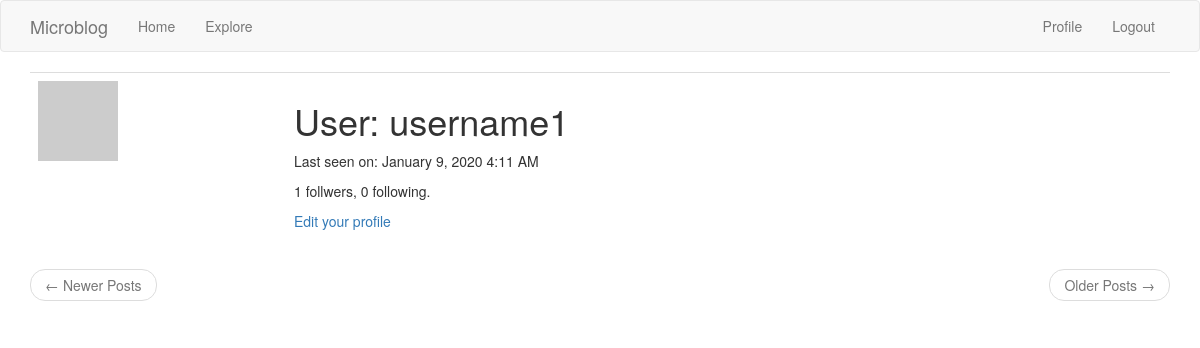
Before: /user/username1 (signed in) with the older database file.
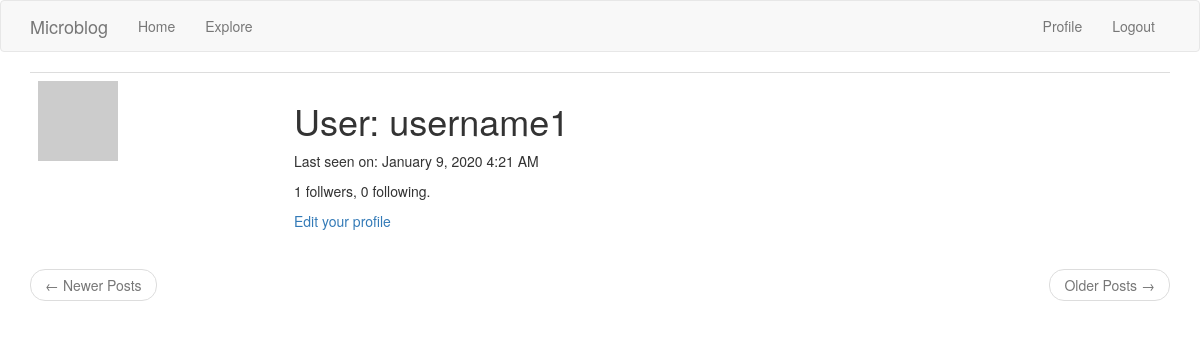
After: the same page with the newer database file.
### app/models.py (models this page shows, shortened)
class User(UserMixin, db.Model):
    id = db.Column(db.Integer, primary_key=True)
    username = db.Column(db.String(64), index=True, unique=True)
    email = db.Column(db.String(120), index=True, unique=True)
    password_hash = db.Column(db.String(128))
    about_me = db.Column(db.String(140))
    last_seen = db.Column(db.DateTime, default=datetime.utcnow)
    posts = db.relationship('Post', backref='author', lazy='dynamic')
    followed = db.relationship('User',
        secondary=followers,    # configures the association table that is used
        primaryjoin=(followers.c.follower_id == id),    # indicates the condition that links this to association table
        secondaryjoin=(followers.c.followed_id == id),  # indicates the condition that links other to association table
        backref=db.backref('followers', lazy='dynamic'),    # defines how the relationship will be accessed from this
        lazy='dynamic')
    def avatar(self, size):
        digest = md5(self.email.lower().encode('utf-8')).hexdigest()
        return 'https://www.gravatar.com/avatar/{}?d=identicon&s={}'.format(digest, size)

### app/routes.py (the view)
@application.route('/user/<username>')
@login_required
def user(username):
    user = User.query.filter_by(username=username).first_or_404()
    page = request.args.get('page', 1, type=int)
    posts = user.posts.order_by(Post.timestamp.desc()).paginate(
        page, application.config['POSTS_PER_PAGE'], False)
    next_url = url_for('user', username=user.username, page=posts.next_num) if posts.has_next else None
    prev_url = url_for('user', username=user.username, page=posts.prev_num) if posts.has_prev else None
    return render_template('user.html', user=user, posts=posts.items, next_url=next_url, prev_url=prev_url)

### app/models.py (called while the page is built)
@login.user_loader
def load_user(id):
    return User.query.get(int(id))

### app/routes.py (called while the page is built)
@application.before_request     # to be executed right before the view function
def before_request():
    if current_user.is_authenticated:
        current_user.last_seen = datetime.utcnow()  # current_user identified from loader in models.py
        db.session.commit()

### app/templates/user.html (shortened to what this page needs)
{% extends "base.html" %}
{% block app_content %}
    <table class="table table-hover">
        <tr>
            <td width="256px"><img src="{{ user.avatar(256) }}" alt="Profile Avatar"></td>
            <td>
                <h1>User: {{ user.username }}</h1>
                {% if user.last_seen %}<p>Last seen on: {{ moment(user.last_seen).format('LLL') }}</p>{% endif %}
                <p>{{ user.followers.count() }} follwers, {{ user.followed.count() }} following.</p>
                {% if user == current_user %}
                <p><a href="{{ url_for('edit_profile') }}">Edit your profile</a></p>
                {% elif not current_user.is_following(user) %}
                <p><a href="{{ url_for('follow', username=user.username) }}">Follow</a></p>
                {% else %}
                <p><a href="{{ url_for('unfollow', username=user.username) }}">Unfollow</a></p>
                {% endif %}
            </td>
        </tr>
    </table>
    <nav aria-label="...">
        <ul class="pager">
            <li class="previous{% if not prev_url %} disabled{% endif %}">
                <a href="{{ prev_url or '#' }}">
                    <span aria-hidden="true">&larr;</span> Newer Posts
                </a>
            </li>
            <li class="next{% if not next_url %} disabled{% endif %}">
                <a href="{{ next_url or '#'}}">
                    Older Posts <span aria-hidden="true">&rarr;</span>
                </a>
            </li>
        </ul>
    </nav>
{% endblock%}

### app/templates/base.html (shortened to what this page needs)
{% extends 'bootstrap/base.html' %}
{% block navbar %}
    <nav class="navbar navbar-default">
        <div class="container">
            <div class="navbar-header">
                <a class="navbar-brand" href="{{ url_for('index') }}">Microblog</a>
            </div>
            <div class="collapse navbar-collapse" id="bs-example-navbar-collapse-1">
                <ul class="nav navbar-nav">
                    <li><a href="{{ url_for('index') }}">Home</a></li>
                    <li><a href="{{ url_for('explore') }}">Explore</a></li>
                </ul>
                <ul class="nav navbar-nav navbar-right">
                    {% if current_user.is_anonymous %}
                    <li><a href="{{ url_for('login') }}">Login</a></li>
                    {% else %}
                    <li><a href="{{ url_for('user', username=current_user.username) }}">Profile</a></li>
                    <li><a href="{{ url_for('logout') }}">Logout</a></li>
                    {% endif %}
                </ul>
            </div>
        </div>
    </nav>
{% endblock %}
{% block content %}
    <div class="container">
        {% block app_content%}
        {% endblock %}
    </div>
{% endblock %}

Changed rows visible on the page:
changed User "username1": last_seen "January 9, 2020 4:11 AM" → "January 9, 2020 4:21 AM"
